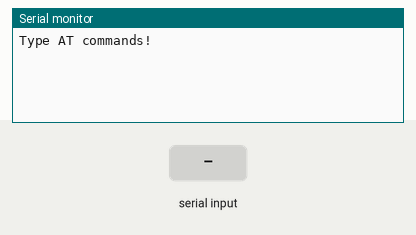
Recording of a sketch running on a simulated Arduino Uno, built with avr-gcc and run on an emulated ATmega328P. Shown: the last lines printed to the serial monitor. The test bench sets the inputs (shaded band).

Above: at 1.2 s.
1.3 s: "1" received over the second serial link
At 2.5 s:
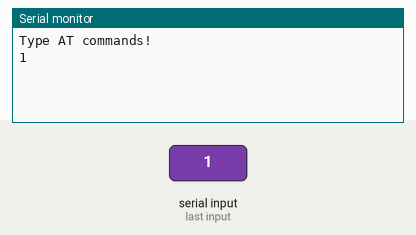
2.8 s: "0" received over the second serial link
At 3.7 s:
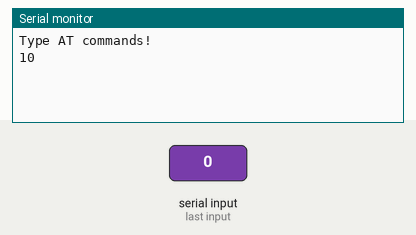

The sketch:

BTSerialTest.ino
```cpp
#include <SoftwareSerial.h>
#if defined(__AVR_ATmega2560__)
  SoftwareSerial mySerial(10, 16); // RX, TX
#else
  SoftwareSerial mySerial(4, 2); // RX, TX
#endif

String command = ""; // Stores response of the HC-06 Bluetooth device


void setup() {
  // Open serial communications:
  Serial.begin(9600);
  Serial.println("Type AT commands!");

  // The HC-06 defaults to 9600 according to the datasheet.
  mySerial.begin(9600);
}

void loop() {
  // Read device output if available.
  if (mySerial.available()) {
    while(mySerial.available()) { // While there is more to be read, keep reading.
      command += (char)mySerial.read();

    }

    Serial.print(command);
    //Serial.write(command);
    command = ""; // No repeats
  }

  // Read user input if available.
  if (Serial.available()){
    delay(10); // The delay is necessary to get this working!
    mySerial.write(Serial.read());
  }
}
```

Measured:
- after the input at 1.3 s, the serial monitor: prints a new line at once (image 1)
- after the input at 2.8 s, the serial monitor: prints a new line at once (image 2)
